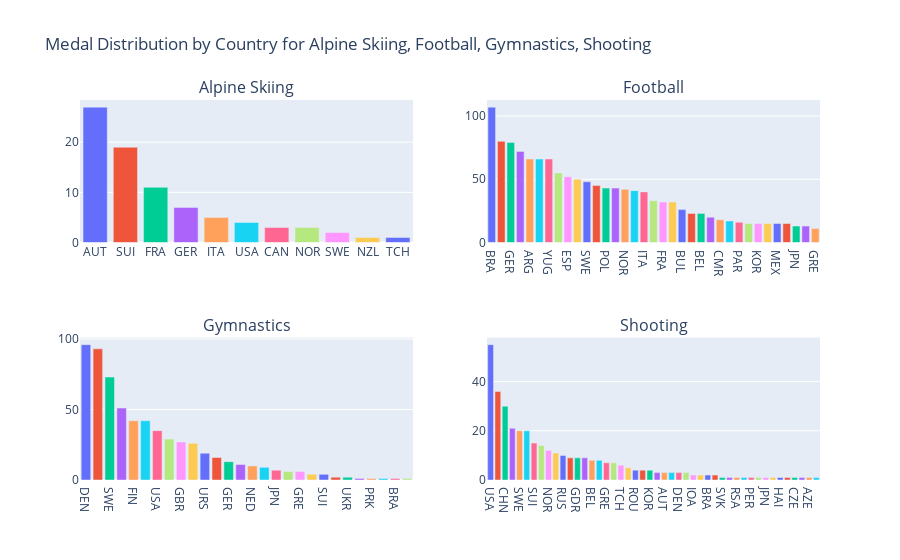

The notebook cell this image was saved under:
### Code cell
gm.subplot_medal_distribution(df, "Alpine Skiing", "Football", "Gymnastics","Shooting")

### Figure 1 — Plotly figure (JSON) as saved in the notebook; plotly's stock layout.template omitted (floating-point values rounded to 4 significant figures)
{"data": [{"marker": {"color": ["#636EFA", "#EF553B", "#00CC96", "#AB63FA", "#FFA15A", "#19D3F3", "#FF6692", "#B6E880", "#FF97FF", "#FECB52", "#636EFA"]}, "name": "Alpine Skiing", "type": "bar", "x": ["AUT", "SUI", "FRA", "GER", "ITA", "USA", "CAN", "NOR", "SWE", "NZL", "TCH"], "xaxis": "x", "y": [27, 19, 11, 7, 5, 4, 3, 3, 2, 1, 1], "yaxis": "y"}, {"marker": {"color": ["#636EFA", "#EF553B", "#00CC96", "#AB63FA", "#FFA15A", "#19D3F3", "#FF6692", "#B6E880", "#FF97FF", "#FECB52", "#636EFA", "#EF553B", "#00CC96", "#AB63FA", "#FFA15A", "#19D3F3", "#FF6692", "#B6E880", "#FF97FF", "#FECB52", "#636EFA", "#EF553B", "#00CC96", "#AB63FA", "#FFA15A", "#19D3F3", "#FF6692", "#B6E880", "#FF97FF", "#FECB52", "#636EFA", "#EF553B", "#00CC96", "#AB63FA", "#FFA15A"]}, "name": "Football", "type": "bar", "x": ["BRA", "URS", "GER", "HUN", "ARG", "USA", "YUG", "DEN", "ESP", "NGR", "SWE", "GDR", "POL", "GBR", "NOR", "NED", "ITA", "TCH", "FRA", "CAN", "BUL", "URU", "BEL", "GHA", "CMR", "CHI", "PAR", "CHN", "KOR", "SUI", "MEX", "FRG", "JPN", "AUT", "GRE"], "xaxis": "x2", "y": [107, 80, 79, 72, 66, 66, 66, 55, 52, 50, 48, 45, 43, 43, 42, 41, 40, 33, 32, 32, 26, 23, 23, 20, 18, 17, 16, 15, 15, 15, 15, 15, 13, 13, 11], "yaxis": "y2"}, {"marker": {"color": ["#636EFA", "#EF553B", "#00CC96", "#AB63FA", "#FFA15A", "#19D3F3", "#FF6692", "#B6E880", "#FF97FF", "#FECB52", "#636EFA", "#EF553B", "#00CC96", "#AB63FA", "#FFA15A", "#19D3F3", "#FF6692", "#B6E880", "#FF97FF", "#FECB52", "#636EFA", "#EF553B", "#00CC96", "#AB63FA", "#FFA15A", "#19D3F3", "#FF6692", "#B6E880"]}, "name": "Gymnastics", "type": "bar", "x": ["DEN", "NOR", "SWE", "ITA", "FIN", "BEL", "USA", "HUN", "GBR", "FRA", "URS", "TCH", "GER", "CHN", "NED", "ROU", "JPN", "RUS", "GRE", "EUN", "SUI", "KOR", "UKR", "AUT", "PRK", "GDR", "BRA", "YUG"], "xaxis": "x3", "y": [96, 93, 73, 51, 42, 42, 35, 29, 27, 26, 19, 16, 13, 11, 10, 9, 7, 6, 6, 4, 4, 2, 2, 1, 1, 1, 1, 1], "yaxis": "y3"}, {"marker": {"color": ["#636EFA", "#EF553B", "#00CC96", "#AB63FA", "#FFA15A", "#19D3F3", "#FF6692", "#B6E880", "#FF97FF", "#FECB52", "#636EFA", "#EF553B", "#00CC96", "#AB63FA", "#FFA15A", "#19D3F3", "#FF6692", "#B6E880", "#FF97FF", "#FECB52", "#636EFA", "#EF553B", "#00CC96", "#AB63FA", "#FFA15A", "#19D3F3", "#FF6692", "#B6E880", "#FF97FF", "#FECB52", "#636EFA", "#EF553B", "#00CC96", "#AB63FA", "#FFA15A", "#19D3F3", "#FF6692", "#B6E880", "#FF97FF", "#FECB52", "#636EFA", "#EF553B", "#00CC96", "#AB63FA", "#FFA15A", "#19D3F3"]}, "name": "Shooting", "type": "bar", "x": ["USA", "URS", "CHN", "GBR", "SWE", "ITA", "SUI", "FRA", "NOR", "GER", "RUS", "CAN", "GDR", "FIN", "BEL", "HUN", "GRE", "FRG", "TCH", "AUS", "ROU", "POL", "KOR", "EUN", "AUT", "BUL", "DEN", "UKR", "IOA", "CRO", "BRA", "NZL", "SVK", "VEN", "RSA", "ARG", "PER", "MEX", "JPN", "IND", "HAI", "ESP", "CZE", "COL", "AZE", "YUG"], "xaxis": "x4", "y": [55, 36, 30, 21, 20, 20, 15, 14, 12, 11, 10, 9, 9, 9, 8, 8, 7, 7, 6, 5, 4, 4, 4, 3, 3, 3, 3, 3, 2, 2, 2, 2, 1, 1, 1, 1, 1, 1, 1, 1, 1, 1, 1, 1, 1, 1], "yaxis": "y4"}], "layout": {"annotations": [{"font": {"size": 16}, "showarrow": false, "text": "Alpine Skiing", "x": 0.225, "xanchor": "center", "xref": "paper", "y": 1, "yanchor": "bottom", "yref": "paper"}, {"font": {"size": 16}, "showarrow": false, "text": "Football", "x": 0.775, "xanchor": "center", "xref": "paper", "y": 1, "yanchor": "bottom", "yref": "paper"}, {"font": {"size": 16}, "showarrow": false, "text": "Gymnastics", "x": 0.225, "xanchor": "center", "xref": "paper", "y": 0.375, "yanchor": "bottom", "yref": "paper"}, {"font": {"size": 16}, "showarrow": false, "text": "Shooting", "x": 0.775, "xanchor": "center", "xref": "paper", "y": 0.375, "yanchor": "bottom", "yref": "paper"}], "showlegend": false, "title": {"text": "Medal Distribution by Country for Alpine Skiing, Football, Gymnastics, Shooting"}, "xaxis": {"anchor": "y", "domain": [0, 0.45]}, "xaxis2": {"anchor": "y2", "domain": [0.55, 1]}, "xaxis3": {"anchor": "y3", "domain": [0, 0.45]}, "xaxis4": {"anchor": "y4", "domain": [0.55, 1]}, "yaxis": {"anchor": "x", "domain": [0.625, 1]}, "yaxis2": {"anchor": "x2", "domain": [0.625, 1]}, "yaxis3": {"anchor": "x3", "domain": [0, 0.375]}, "yaxis4": {"anchor": "x4", "domain": [0, 0.375]}}}
